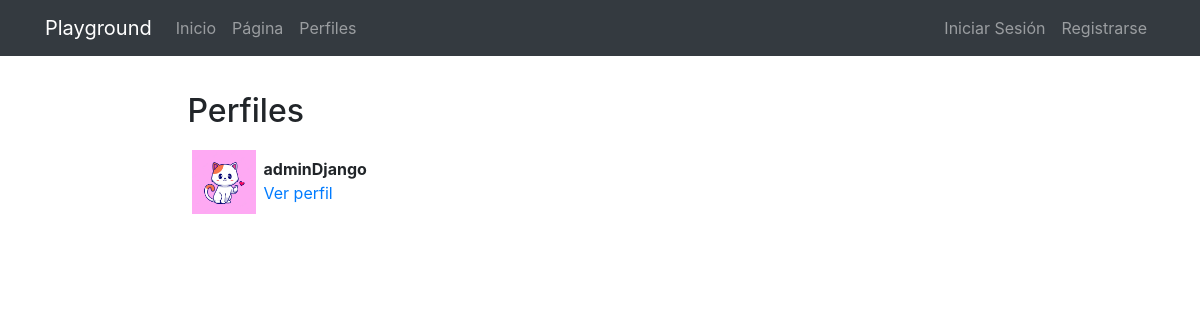
Before: /profiles/ with the older database file.
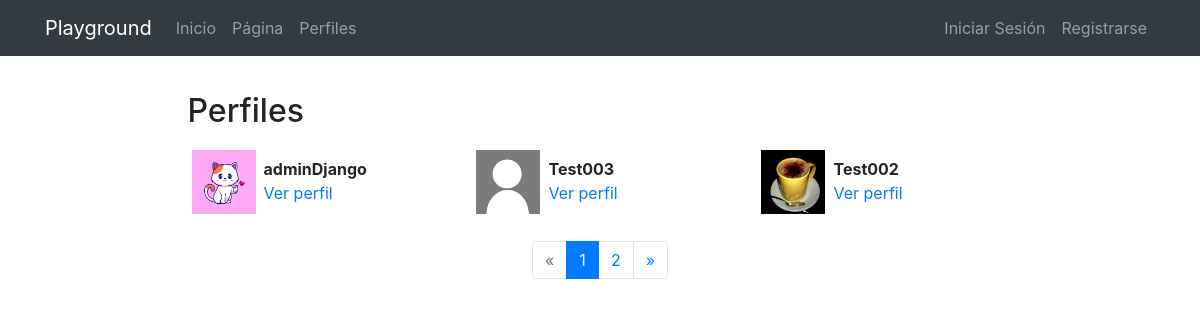
After: the same page with the newer database file.
### registration/models.py (models this page shows)
class Profile(models.Model):
    user = models.OneToOneField(User, on_delete=models.CASCADE)
    avatar = models.ImageField(upload_to=custom_upload_to, null=True, blank=True)
    bio = models.TextField(null=True,blank=True)
    link = models.URLField(max_length=200,null=True,blank=True)
    class Meta:
        ordering = ['-user__username']

### profiles/views.py (the view)
# urls.py: path('', ProfileListView.as_view(), name='list'),
class ProfileListView(ListView):
    model = Profile
    template_name = 'profiles/profile_list.html'
    paginate_by = 3

### profiles/templates/profiles/profile_list.html (shortened to what this page needs)
{% extends 'core/base.html' %}
{% load static %}
{% block content %}
<main role="main">
  <div class="container">
    <div class="row mt-3">
      <div class="col-md-9 mx-auto mb-5">
        <h2>Perfiles</h2>
        <div class="row">
          {% for profile in profile_list %}
            <div class="col-md-4 mt-2 mb-3 ">
              <div class="row p-1">
                <div class="col-md-12">
                  {% if profile.avatar %}
                    <img src="{{profile.avatar.url}}" class="img-fluid profile-avatar">
                  {% else %}
                    <img src="{% static 'registration/img/no-avatar.jpg' %}" class="img-fluid profile-avatar">
                  {% endif %}
                  <p class="profile-data">
                    <b>{{profile.user|truncatechars:"16"}}</b><br>
                    <a href="{% url 'profiles:detail' profile.user %}">Ver perfil</a>
                  </p>
                </div>
              </div>
            </div>
          {% endfor %}
        </div>
        {% if is_paginated %}
          <nav aria-label="Page navigation">
            <ul class="pagination justify-content-center">
              {% if page_obj.has_previous %}
                <li class="page-item ">
                  <a class="page-link" href="?page={{ page_obj.previous_page_number }}">&laquo;</a>
                </li>
              {% else %}
                <li class="page-item disabled">
                  <a class="page-link" href="#" tabindex="-1">&laquo;</a>
                </li>
              {% endif %}
              {% for i in paginator.page_range %}
                <li class="page-item {% if page_obj.number == i %}active{% endif %}">
                  <a class="page-link" href="?page={{ i }}">{{ i }}</a>
                </li>
              {% endfor %}
              {% if page_obj.has_next %}
                <li class="page-item ">
                  <a class="page-link" href="?page={{ page_obj.next_page_number }}">&raquo;</a>
                </li>
              {% else %}
                <li class="page-item disabled">
                  <a class="page-link" href="#" tabindex="-1">&raquo;</a>
                </li>
              {% endif %}
            </ul>
          </nav>
        {% endif %}
      </div>
    </div>
  </div>
</main>
{% endblock %}

### core/templates/core/base.html (shortened to what this page needs)
<!DOCTYPE html>
<html lang="es">
  <head>
    {% load static %}
    <link href="{% static 'core/vendor/bootstrap/css/bootstrap.min.css' %}" rel="stylesheet">
    <link href="{% static 'core/vendor/font-awesome/css/font-awesome.min.css' %}" rel="stylesheet" type="text/css">
    <link href="{% static 'core/css/main.css' %}" rel="stylesheet">
  </head>
  <body>
    <body>
      <nav class="navbar navbar-expand-lg navbar-dark bg-dark">
        <div class="container">
          <a class="navbar-brand" href="{% url 'home' %}">Playground</a>
          <div class="collapse navbar-collapse" id="ned">
            <ul class="navbar-nav mr-auto">
              <li class="nav-item">
                <a class="nav-link" href="{% url 'home' %}">Inicio</a>
              </li>
              <li class="nav-item">
                <a class="nav-link" href="{% url 'pages:pages' %}">Página</a>
              </li>
              <li class="nav-item">
                <a class="nav-link" href="{% url 'profiles:list' %}">Perfiles</a>
              </li>
            </ul>
            <ul class="navbar-nav">
            {% if not request.user.is_authenticated %}
              <li class="nav-item">
                <a class="nav-link" href="{% url 'login' %}">Iniciar Sesión</a>
              </li>
                <li class="nav-item">
                <a class="nav-link" href="{% url 'signup' %}">Registrarse</a>
              </li>
            {% endif %}
            </ul>
          </div>
        </div>
      </nav>
      {% block content %}{% endblock %}
  </body>
</html>

### core/static/core/css/main.css (style rules this page uses)
main { padding-top: 20px; }
:root { --jumbotron-padding-y: 3rem; }

### profiles/templates/profiles/profile_list.html (style rules this page uses)
.profile-avatar { float:left;width:4rem;height:4rem }
.profile-data { padding-left:4.5rem;padding-top:.4rem; }

Changed rows visible on the page:
added Profile: user "Test003"
added Profile: avatar (picture), user "Test002"
Other visible differences:
new list line: "1"
new list line: "2"
